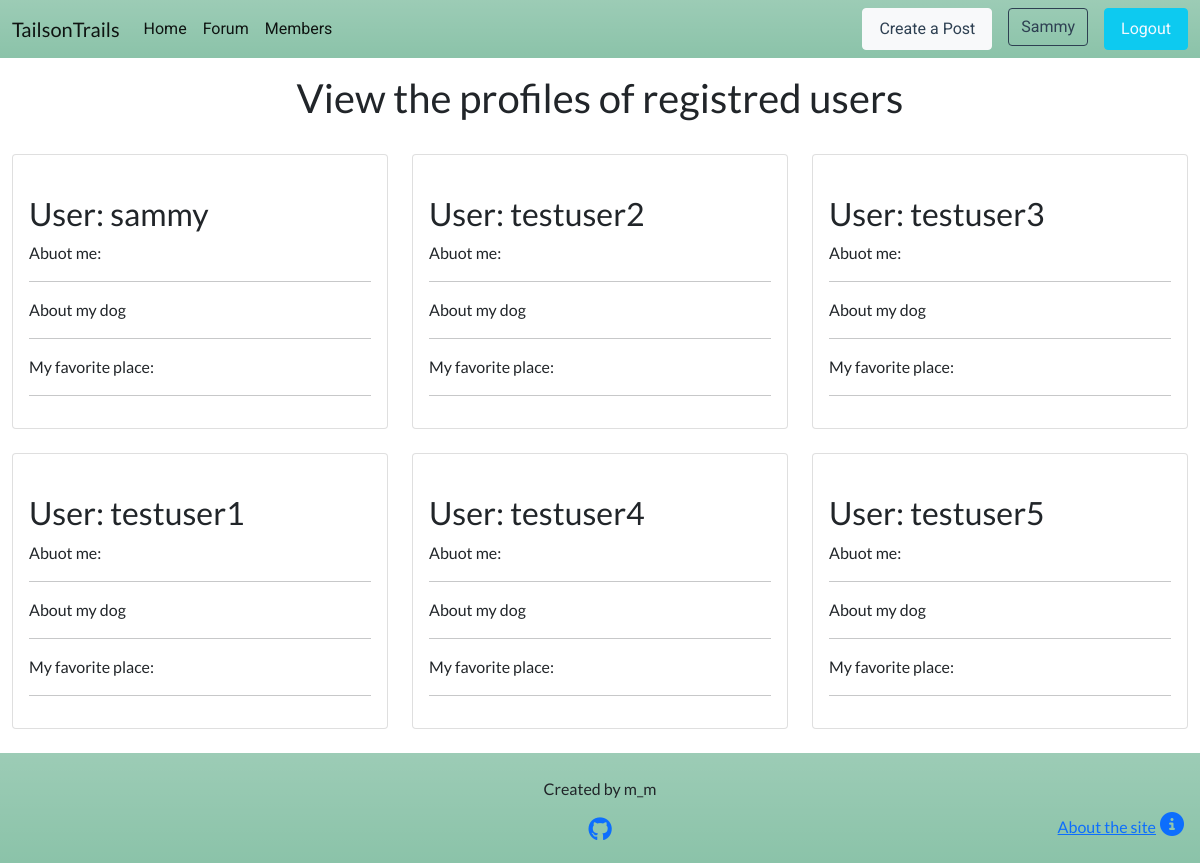
Before: /profile/ (signed in) with the older database file.
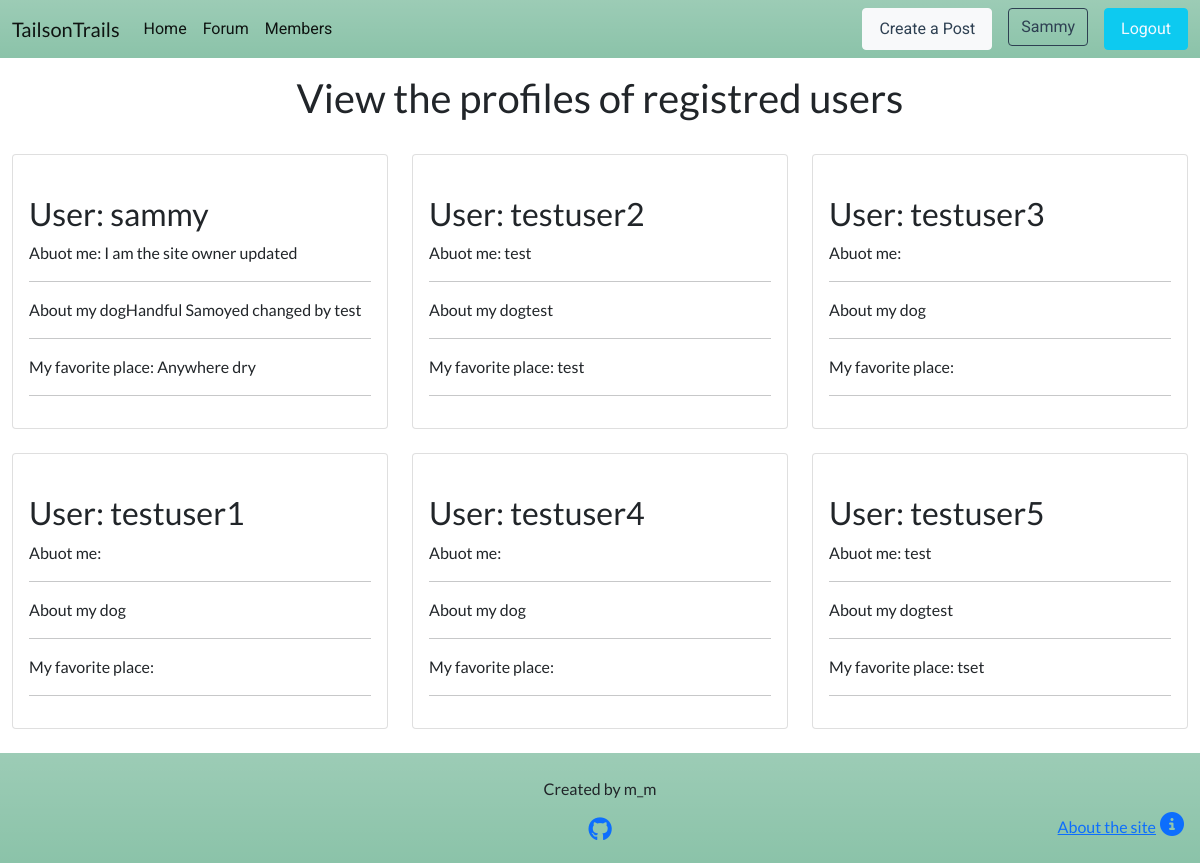
After: the same page with the newer database file.
### forum/models.py (models this page shows, shortened)
class Profile(models.Model):
    user = models.OneToOneField(User, on_delete=models.CASCADE)
    featured_image = CloudinaryField('image', default='placeholder')
    about_me = models.TextField(max_length=300, blank=True)
    about_dog = models.TextField(max_length=300, blank=True)
    favorite_location = models.TextField(max_length=100, blank=True)

### forum/views.py (the view)
# urls.py: path('profile/', views.ProfileList.as_view(), name='profile'),
class ProfileList(LoginRequiredMixin, generic.ListView):
    model = Profile
    queryset = Profile.objects.all()
    template_name = "profile.html"
    paginate_by = 6

### templates/profile.html (shortened to what this page needs)
{% extends "base.html" %}
{% load static %}
{% block content %}
<div class="container-fluid">
    <main class="mt-3">
        <div class="row">
            <h1 class="text-center mb-3">View the profiles of registred users</h1>
            <div class="col-12 mt-3 left">
                <div class="row">
                    {% for profile in profile_list %}
                    <div class="col-md-4">
                        <div class="card mb-4">
                            <div class="card-body">
                                <div class="image-container">
                                </div>
                                <h2 class="author">User: {{ profile.user.username }}</h2>
                                <p class="card-title">Abuot me: {{ profile.about_me }}</p>
                                <hr>
                                <p class="card-text">About my dog{{ profile.about_dog }}</p>
                                <hr>
                                <p class="card-text">My favorite place: {{ profile.favorite_location }}</p>
                                <hr />
                            </div>
                        </div>
                    </div>
                    {% if forloop.counter|divisibleby:3 %}
                </div>
                <div class="row">
                    {% endif %}
                    {% endfor %}
                </div>
            </div>
        </div>
    </main>
</div>
</main>
{%endblock%}

Changed rows visible on the page:
changed Profile "sammy": about_me (not shown) → "I am the site owner updated"; about_dog (not shown) → "Handful Samoyed changed by test"; favorite_location (not shown) → "Anywhere dry"
changed Profile "testuser2": about_me (not shown) → "test"; about_dog (not shown) → "test"; favorite_location (not shown) → "test"
changed Profile "testuser5": about_me (not shown) → "test"; about_dog (not shown) → "test"; favorite_location (not shown) → "tset"
